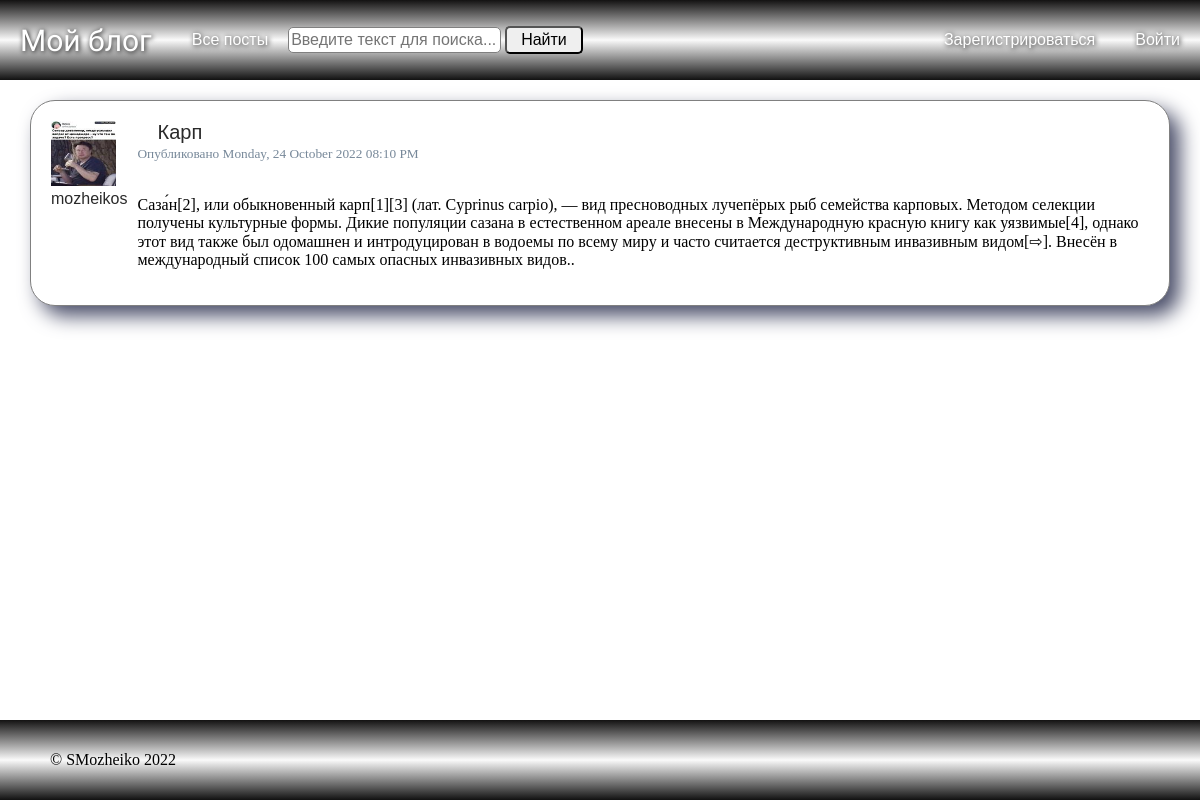
/posts/post?post_id=2, run on the app's committed database.
### blog_flask/models.py (models this page shows, shortened)
class User(db.Model, UserMixin):
    id = db.Column(db.Integer, primary_key=True)
    username = db.Column(db.String(20), unique=True, nullable=False)
    email = db.Column(db.String(120), unique=True, nullable=False)
    avatar = db.Column(db.String(100), nullable=False, default='default.png')
    password = db.Column(db.String(100), nullable=False)
    posts = db.relationship(
        'Post',
        back_populates='author',
        lazy=True,
        uselist=True
    )

class Post(db.Model):
    id = db.Column(db.Integer, primary_key=True)
    title = db.Column(db.String(100), nullable=False)
    created_at = db.Column(db.DateTime, nullable=False, default=datetime.datetime.utcnow())
    content = db.Column(db.Text, nullable=False)
    user_id = db.Column(
        db.Integer, db.ForeignKey(
            'user.id',
            ondelete='CASCADE',
            onupdate='CASCADE'
        ), nullable=False
    )
    author = db.relationship(
        User,
        back_populates='posts',
        uselist=False
    )

### blog_flask/posts/routes.py (the view)
@posts.route('/post')
def post():
    post_id = request.args.get('post_id', 0, type=int)
    post_item = Post.query.get_or_404(post_id)
    return render_template('post.html', post=post_item)

### blog_flask/context_processsors.py
class SearchForm(FlaskForm):
    search = StringField(
        label='Поиск',
        validators=[DataRequired()]
    )
    find = SubmitField(
        label='Найти'
    )

### run.py (called while the page is built)
@app.context_processor
def search():
    form = SearchForm()
    return dict(search=form)

@app.context_processor
def year():
    today_year = datetime.datetime.now().year
    return dict(year=today_year)

### blog_flask/templates/post.html (shortened to what this page needs)
{% extends "layout.html" %}
{% block content %}
<div class="content-card">
  <div class="card-author">
    <img class="article-img" src="{{ url_for('static', filename='profile_pictures/' + post.author.avatar) }}">
    <a class="navbar-user card-title card-author" href="{{ url_for('users.user_posts', username=post.author.username) }}">{{ post.author.username }}</a>
  </div>
  <div class="card">
    <div class="card-body">
      <h4 class="navbar-user card-title" style="margin: 0 20px">{{ post.title }}</h4>
      <small>Опубликовано {{ post.created_at.strftime('%A, %d %B %Y %I:%M %p') }}</small>
      <br>
      <br>
      <p class="card-text">{{ post.content }}</p>
    </div>
  </div>
</div>
{% endblock content %}

### blog_flask/static/main.css (style rules this page uses)
body { margin: 0; padding: 0; }
.navbar-user { font-size: 20px; font-family: Impact, Charcoal, sans-serif; font-weight: normal; margin: 20px; }
.search input { line-height: 20px; font-size: 16px; font-family: Ubuntu, sans-serif; font-weight: normal; border-radius: 5px; }
.search-input { padding: 2px; color: black; border: 1px solid gray; }
.search-button { padding: 2px 14px; cursor: pointer; color: black; }
h1, h2, h3, h4, h5, h6 { margin: 0; color: #444444; }
.content-card { display: flex; padding: 20px; border: 1px solid grey; border-radius: 25px; background-color: white; box-shadow: 10px 10px 20px #4a4e69; margin: 20px 0; }
.card { margin-left: 10px; }
.card-title { text-decoration: none; color: #2a2a2a; }
.card-author { font-size: 16px; margin: 0; }
.article-img { height: 65px; width: 65px; padding: 0; margin: 0; }
small { color: lightslategrey; }

### data on the page
User: avatar (picture), author.username "mozheikos"
Post: title "Карп", created_at "Monday, 24 October 2022 08:10 PM", content "Саза́н[2], или обыкновенный карп[1][3] (лат. Cyprinus carpio), — вид пресноводных лучепёрых рыб семейства карповых. Методом селекции получены культурные формы. Дикие популяции сазана в естественном ареале внесены в Международную красную книгу как уязвимые[4], однако этот вид также был одомашнен и интродуцирован в водоемы по всему миру и часто считается деструктивным инвазивным видом[⇨]. Внесён в международный список 100 самых опасных инвазивных видов.."
